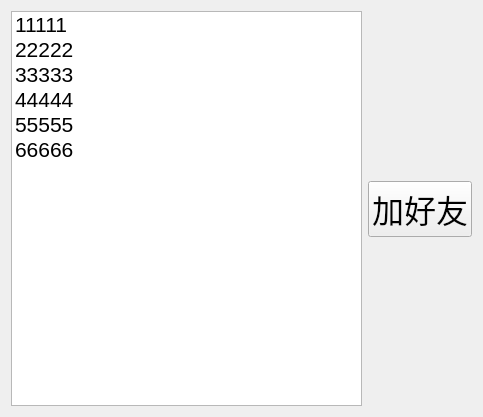
<?xml version="1.0" encoding="UTF-8"?>
<ui version="4.0">
 <class>Online</class>
 <widget class="QWidget" name="Online">
  <property name="geometry">
   <rect>
    <x>0</x>
    <y>0</y>
    <width>483</width>
    <height>417</height>
   </rect>
  </property>
  <property name="windowTitle">
   <string>Form</string>
  </property>
  <layout class="QVBoxLayout" name="verticalLayout_2">
   <item>
    <layout class="QHBoxLayout" name="horizontalLayout">
     <item>
      <widget class="QListWidget" name="online_lw">
       <property name="font">
        <font>
         <pointsize>16</pointsize>
        </font>
       </property>
       <item>
        <property name="text">
         <string>11111</string>
        </property>
       </item>
       <item>
        <property name="text">
         <string>22222</string>
        </property>
       </item>
       <item>
        <property name="text">
         <string>33333</string>
        </property>
       </item>
       <item>
        <property name="text">
         <string>44444</string>
        </property>
       </item>
       <item>
        <property name="text">
         <string>55555</string>
        </property>
       </item>
       <item>
        <property name="text">
         <string>66666</string>
        </property>
       </item>
      </widget>
     </item>
     <item>
      <layout class="QVBoxLayout" name="verticalLayout">
       <item>
        <spacer name="verticalSpacer">
         <property name="orientation">
          <enum>Qt::Vertical</enum>
         </property>
         <property name="sizeHint" stdset="0">
          <size>
           <width>20</width>
           <height>40</height>
          </size>
         </property>
        </spacer>
       </item>
       <item>
        <widget class="QPushButton" name="addFriend_pb">
         <property name="font">
          <font>
           <family>AcadEref</family>
           <pointsize>24</pointsize>
          </font>
         </property>
         <property name="text">
          <string>加好友</string>
         </property>
        </widget>
       </item>
       <item>
        <spacer name="verticalSpacer_2">
         <property name="orientation">
          <enum>Qt::Vertical</enum>
         </property>
         <property name="sizeHint" stdset="0">
          <size>
           <width>20</width>
           <height>40</height>
          </size>
         </property>
        </spacer>
       </item>
      </layout>
     </item>
    </layout>
   </item>
  </layout>
 </widget>
 <resources/>
 <connections/>
</ui>
